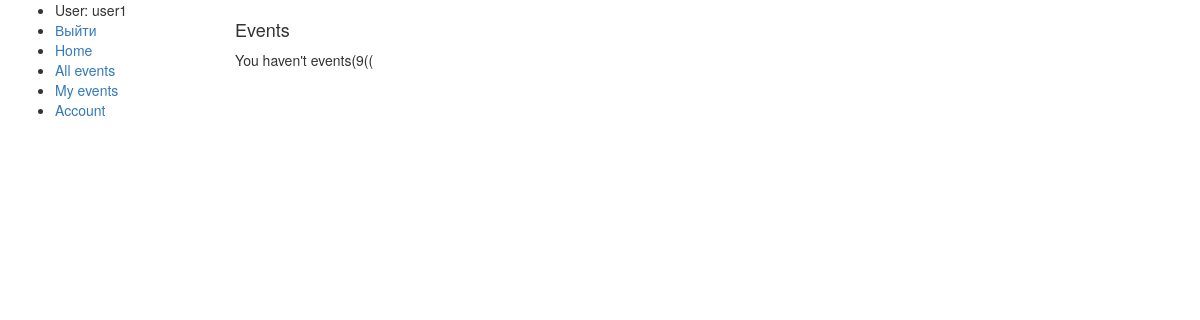
The page /organizer/user/events/ (signed in) on the database as committed earlier.
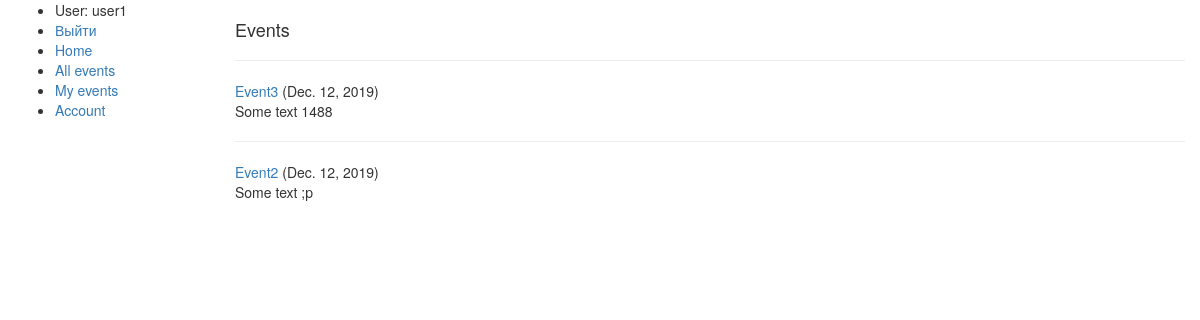
The same page on the database as committed later.
### organizer/models.py (models this page shows, shortened)
class Participant(models.Model):
    user = models.ForeignKey(User, on_delete=models.CASCADE)
    event = models.ForeignKey("Event", on_delete=models.CASCADE)
    confirm = models.BooleanField()
    some_custom_data = models.TextField()

class Event(models.Model):
    owner = models.ForeignKey(
        User,
        on_delete=models.SET_NULL,
        null=True,
        blank=True,
    )
    title = models.CharField(max_length=200)
    allow_wife = models.BooleanField(default=False)
    allow_family = models.BooleanField(default=False)
    for_kids = models.BooleanField(default=False)
    size = models.IntegerField(null=True, blank=True)
    date = models.DateField(default=now)
    prepay_date = models.DateField(null=True, blank=True)
    need_transport = models.BooleanField(default=False)
    transport = models.CharField(max_length=200, null=True, blank=True)
    transport_size = models.IntegerField(null=True, blank=True)
    main_price = models.IntegerField(null=True, blank=True)
    other_prices = models.CharField(max_length=200, null=True, blank=True)
    deposit = models.IntegerField(null=True, blank=True)
    some_text = models.TextField(null=True, blank=True)
    def __str__(self):
        return str(self.title)
    def get_absolute_url(self):
        return reverse("event-detail", args=[str(self.id)])
    class Meta:
        ordering = ['date']

### organizer/views.py (the view)
class UserEventsListView(LoginRequiredMixin, generic.ListView):
    model = Participant
    template_name = 'organizer/participant_list.html'
    def get_queryset(self):
        return Participant\
            .objects\
            .filter(user=self.request.user)

### organizer/templates/organizer/participant_list.html
{% extends 'base_generic.html' %}
{% block content %}
    <div style="margin-left: 20px;margin-top: 20px;">
        <h4>Events</h4>
        {% if participant_list %}
            {% for partic in participant_list %}
            <hr>
            <a href="{{ partic.event.get_absolute_url }}">{{partic.event}}</a> {% if partic.event.date %} ({{ partic.event.date }}){% endif %}
            <p>{{ partic.event.some_text }}</p>
            {% endfor %}
        {% else %}
            <p>You haven't events(9((</p>
        {% endif %}
    </div>
{% endblock content %}

Rows that differ between the two databases and show on the page:
added Participant: event "Event3", event "Dec. 12, 2019", event.some_text "Some text 1488"
added Participant: event "Event2", event "Dec. 12, 2019", event.some_text "Some text ;p"
Other text that changed with them:
text no longer shown: "You haven't events(9(("
